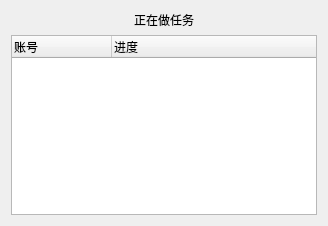
<?xml version="1.0" encoding="UTF-8"?>
<ui version="4.0">
 <class>progressForm</class>
 <widget class="QWidget" name="progressForm">
  <property name="windowModality">
   <enum>Qt::WindowModal</enum>
  </property>
  <property name="geometry">
   <rect>
    <x>0</x>
    <y>0</y>
    <width>328</width>
    <height>226</height>
   </rect>
  </property>
  <property name="windowTitle">
   <string>任务进度</string>
  </property>
  <property name="windowIcon">
   <iconset>
    <normaloff>../Iron_Man1.ico</normaloff>../Iron_Man1.ico</iconset>
  </property>
  <layout class="QVBoxLayout" name="verticalLayout">
   <item>
    <layout class="QVBoxLayout" name="verticalLayout_2">
     <item>
      <widget class="QLabel" name="progressStatusLabel">
       <property name="text">
        <string>正在做任务</string>
       </property>
       <property name="alignment">
        <set>Qt::AlignCenter</set>
       </property>
      </widget>
     </item>
     <item>
      <widget class="QTreeWidget" name="progressTree">
       <property name="editTriggers">
        <set>QAbstractItemView::NoEditTriggers</set>
       </property>
       <column>
        <property name="text">
         <string>账号</string>
        </property>
       </column>
       <column>
        <property name="text">
         <string>进度</string>
        </property>
       </column>
      </widget>
     </item>
    </layout>
   </item>
  </layout>
 </widget>
 <resources/>
 <connections/>
</ui>
